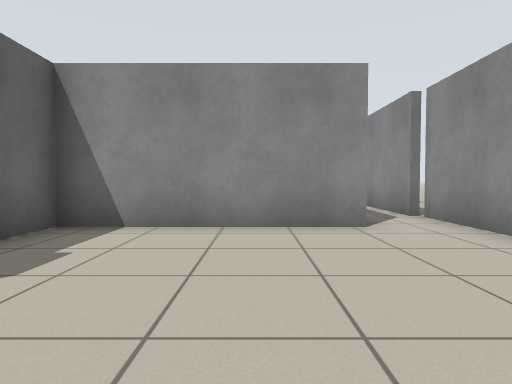
View 1 (above)

22 first-person views from a walk through a robot-simulator world made for Stage. The camera is 0.72 m above the floor, tilts 2° down and sees 75° across. The lines on the ground mark 1 m squares. The floor is counted in squares, 1 m on a side. Each view is taken from the middle of a square. On the plan, view 1 faces up. The plan holds only what a view shows up to about 10 squares ahead; the rest is blank. The place goes on beyond the plan. The robots in the file are not drawn.

View 2
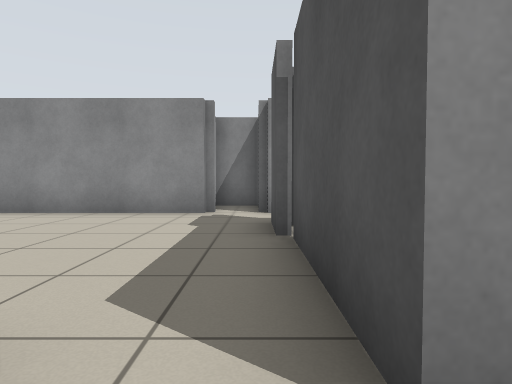

View 3
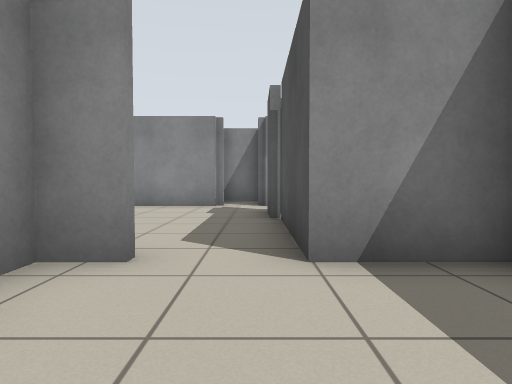

View 4
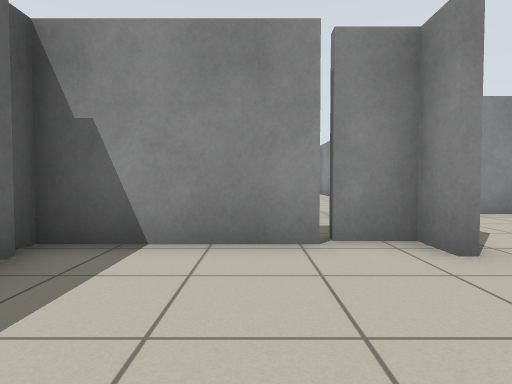

View 5
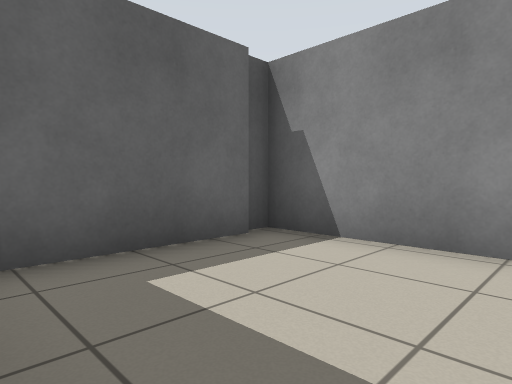

View 6
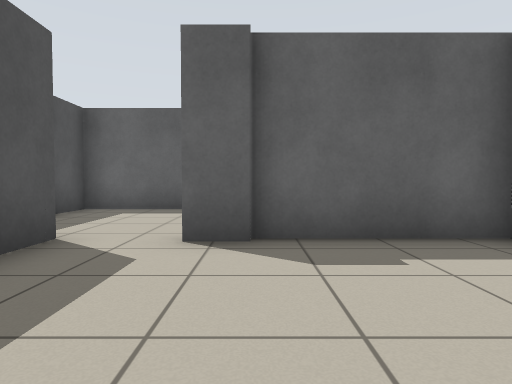

View 7
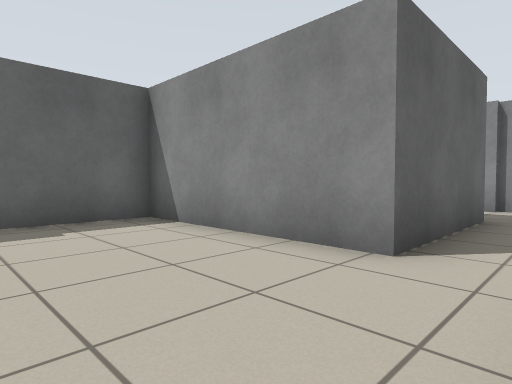

View 8
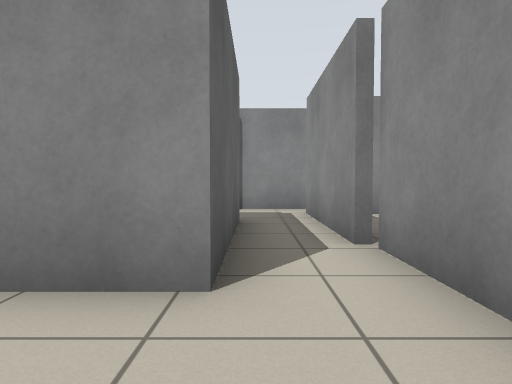

View 9
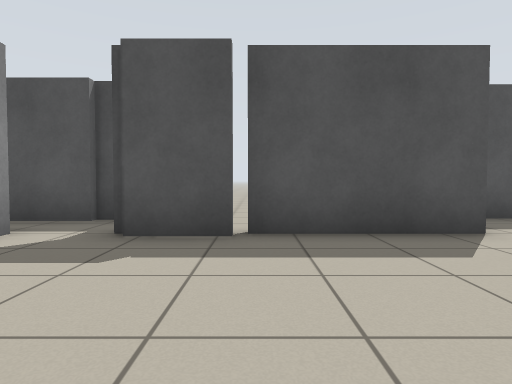

View 10
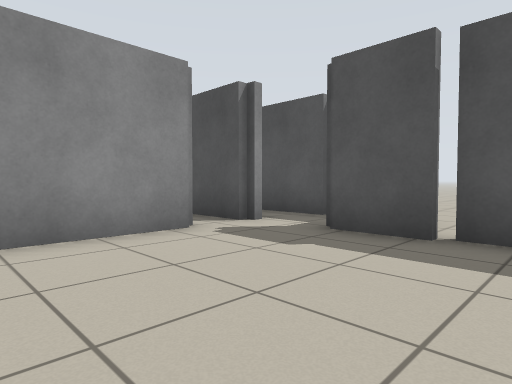

View 11
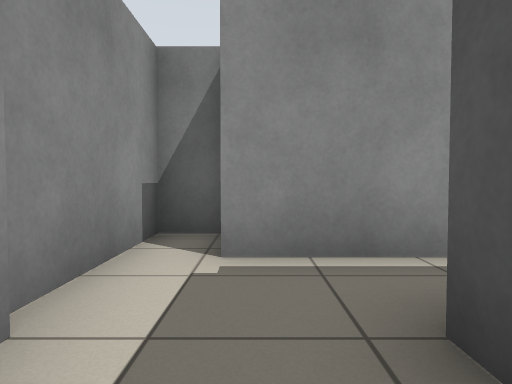

View 12
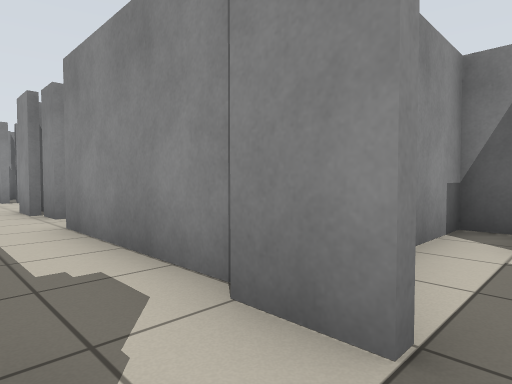

View 13
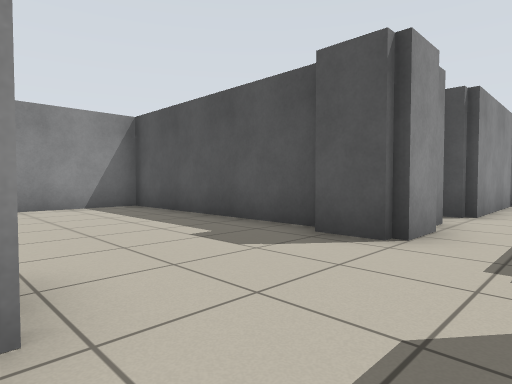

View 14
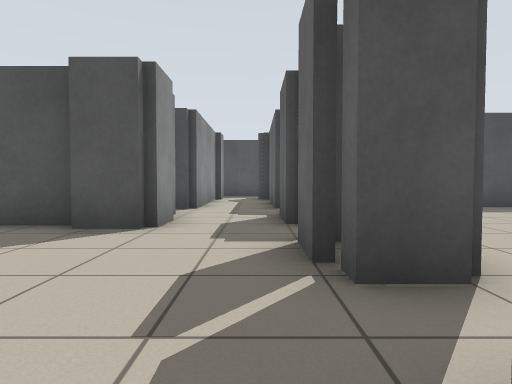

View 15
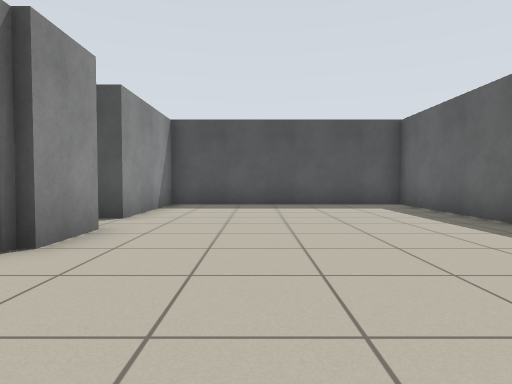

View 16
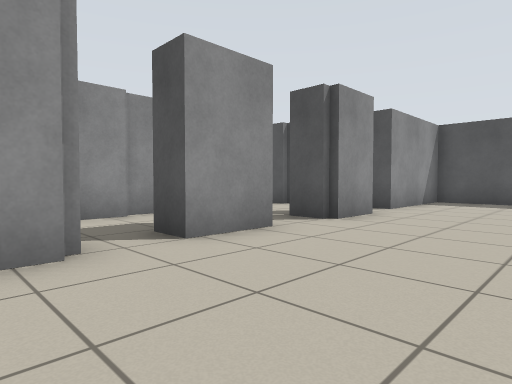

View 17
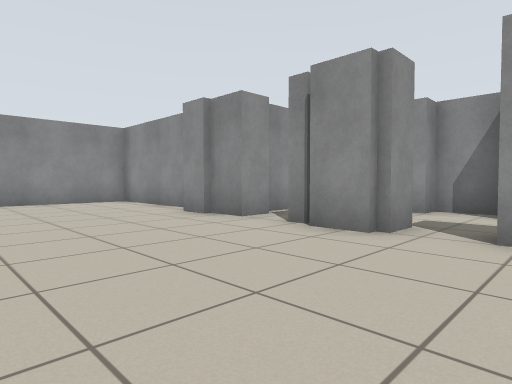

View 18
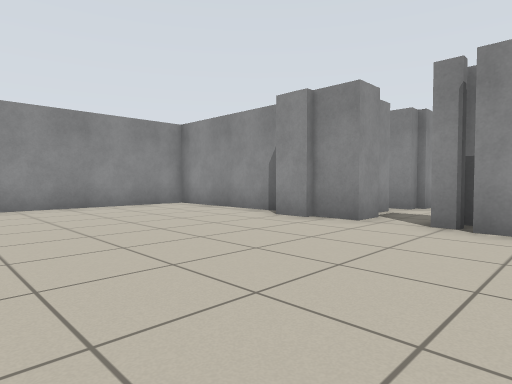

View 19
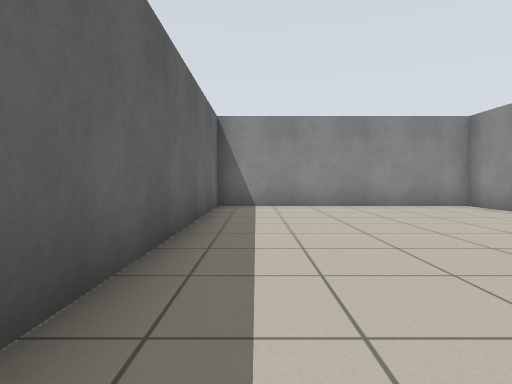

View 20
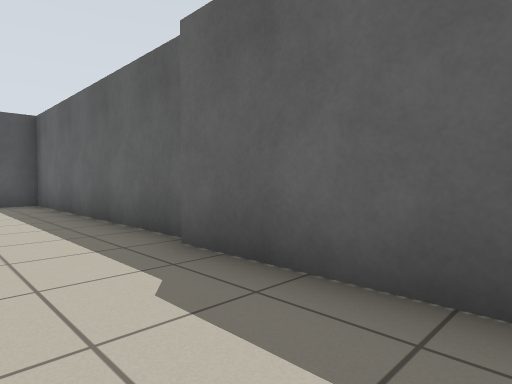

View 21
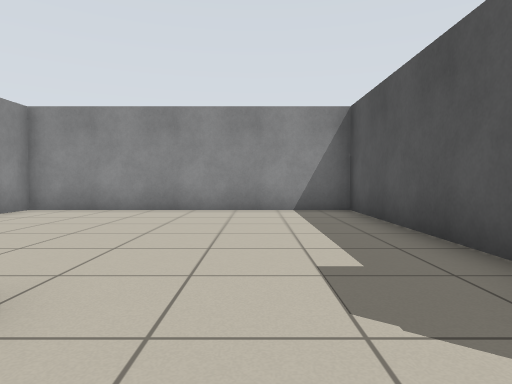

View 22
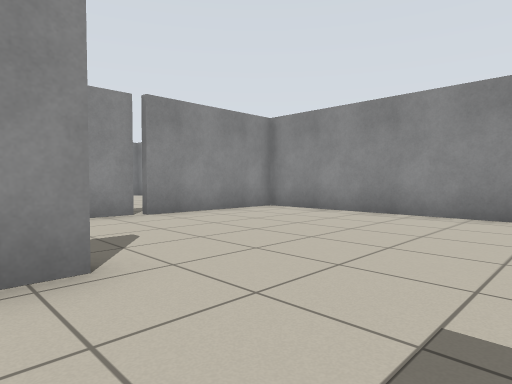

### Floor plan
Ten units are one square. View 1 is at (0, 0); x grows to the right and y downward. Boxes are objects, and circles mark ways between rooms. Rooms are numbered by the first view taken in them; rooms with no view inside come last. Other rooms are left out.
<svg viewBox="-98 -358 184 386">
<path fill="none" stroke="#000" d="M2 3 18 3M33 -11 33 -66M-29 -20 -29 -11M17 -66 17 -51 -31 -51 -31 -19M-31 5 1 5M-73 -12 -73 23 -42 23M-42 -17 -75 -17 -75 -12M-31 -11 -31 -19 -41 -19M-31 22 -31 5M19 -187 81 -187 81 -265 42 -265M20 -227 12 -227M5 -179 5 -191 18 -191M7 -169 7 -178M-15 -211 -15 -200M-15 -185 -15 -171M-17 -217 -17 -212M-25 -187 -20 -187M-15 -155 -15 -144M41 -267 31 -267M5 -116 5 -157 11 -157M3 -105 3 -116M10 -91 17 -91M-25 -231 -25 -247 -16 -247M-25 -272 -25 -278M-16 -259 -27 -259 -27 -271M-91 -258 -91 -226M-93 -225 -93 -151 -25 -151 -25 -187M-16 -289 -25 -289 -25 -300M-27 -299 -27 -308M-27 -200 -27 -217 -17 -217M5 -240 5 -250M7 -226 7 -241M13 -252 13 -265 6 -265M-2 -293 -12 -293M-21 -312 -21 -353 -91 -353 -91 -274M5 -291 5 -298M17 -91 17 -66M45 -104 45 -113 15 -113M31 -66 31 -104"/>
<circle cx="-30" cy="-5" r="3" fill="#2a7"/>
<circle cx="20" cy="-70" r="3" fill="#2a7"/>
<circle cx="-20" cy="-190" r="3" fill="#2a7"/>
<circle cx="-5" cy="-215" r="3" fill="#2a7"/>
<circle cx="10" cy="-100" r="3" fill="#2a7"/>
<text x="10" y="-20">1</text>
<text x="-60" y="0">2</text>
<text x="30" y="-200">3</text>
<text x="-50" y="-250">4</text>
<text x="20" y="-100">5</text>
</svg>
Room 1 opens to room 2. Room 1 opens to room 5. Room 3 opens to room 4. Room 3 opens to room 5.

Where each view was taken, in squares from view 1:
view 1: 0 up, 0 right, facing up
view 2: 0 up, 4 left, facing right
view 3: 0 up, 6 left, facing right
view 4: 2 down, 5 left, facing up
view 5: 2 down, 4 left, facing up-left
view 6: 2 up, 1 right, facing left
view 7: 2 up, 3 right, facing up-left
view 8: 3 up, 2 right, facing up
view 9: 4 up, 0 right, facing down
view 10: 4 up, 1 left, facing down-right
view 11: 10 up, 0 right, facing right
view 12: 10 up, 1 left, facing up-right
view 13: 23 up, 1 left, facing down-right
view 14: 24 up, 1 left, facing down
view 15: 25 up, 5 left, facing down
view 16: 27 up, 6 left, facing down-right
view 17: 24 up, 7 left, facing up-right
view 18: 26 up, 8 left, facing up-right
view 19: 26 up, 8 left, facing up
view 20: 26 up, 7 left, facing down-left
view 21: 21 up, 0 right, facing right
view 22: 20 up, 1 right, facing up-right
